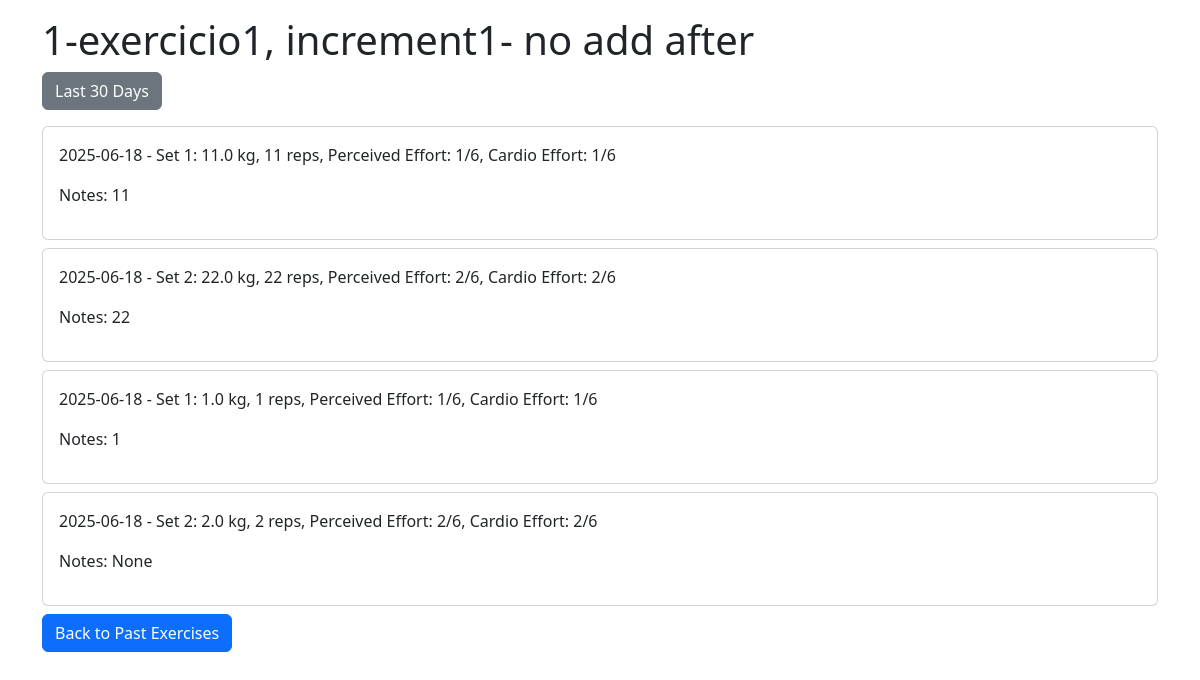
The page /past_exercises/6 on the database as committed earlier.
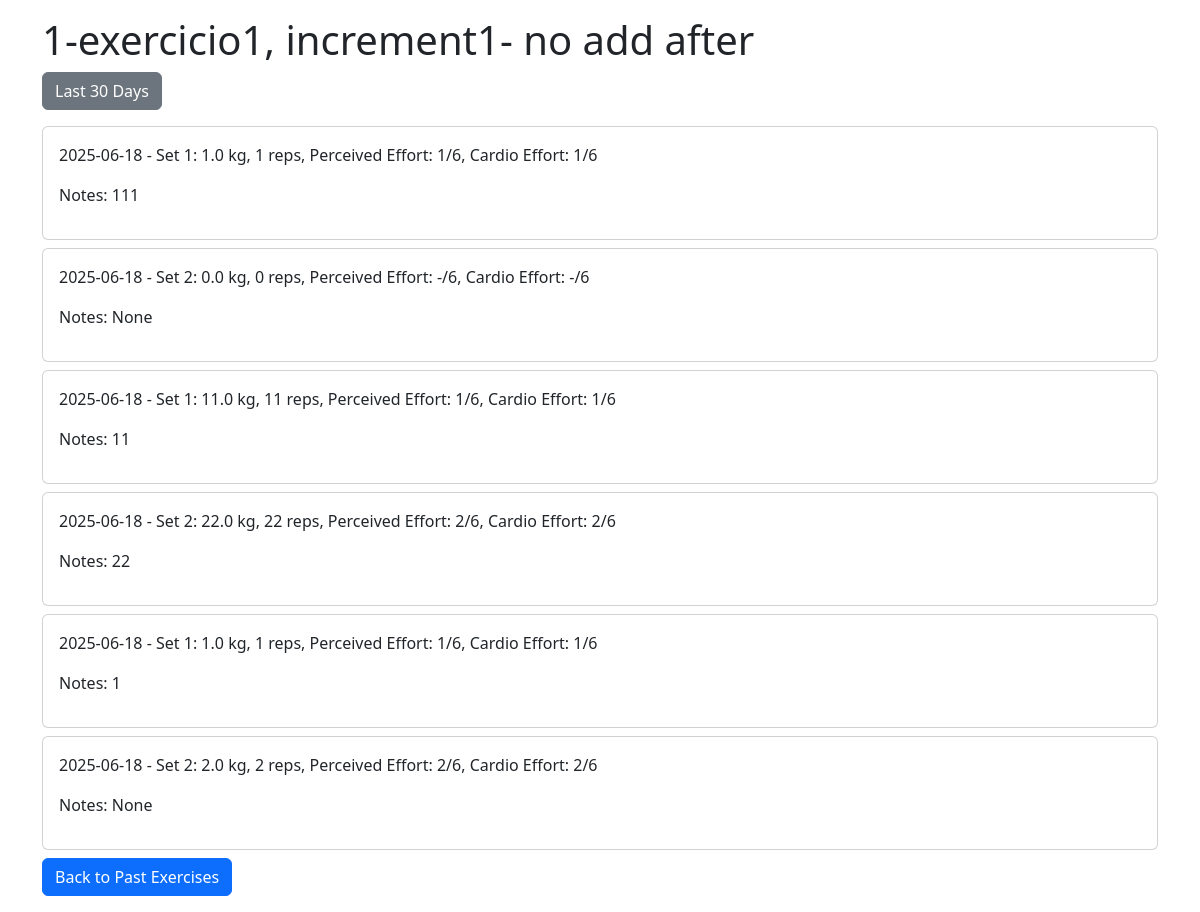
The same page on the database as committed later.
### app.py (models this page shows)
class Exercise(db.Model):
    id = db.Column(db.Integer, primary_key=True)
    name = db.Column(db.String(100), unique=True)

class WorkoutSet(db.Model):
    id = db.Column(db.Integer, primary_key=True)
    workout_id = db.Column(db.Integer, db.ForeignKey('workout.id'))
    exercise_id = db.Column(db.Integer, db.ForeignKey('exercise.id'))
    set_number = db.Column(db.Integer)
    weight = db.Column(db.Float)
    reps = db.Column(db.Integer)
    f = db.Column(db.Integer, nullable=True)  # Perceived effort (1-6, null if "-")
    c = db.Column(db.Integer, nullable=True)  # Cardio effort (1-6, null if "-")
    notes = db.Column(db.Text)
    workout = db.relationship('Workout', backref='sets')

class Workout(db.Model):
    id = db.Column(db.Integer, primary_key=True)
    title = db.Column(db.String(100))
    date = db.Column(db.Date)
    duration = db.Column(db.Integer)  # in seconds
    timestamp = db.Column(db.DateTime, default=datetime.utcnow)

### app.py (the view)
@app.route('/past_exercises/<int:exercise_id>')
def exercise_history(exercise_id):
    exercise = Exercise.query.get_or_404(exercise_id)
    sets = WorkoutSet.query.filter_by(exercise_id=exercise_id).order_by(WorkoutSet.workout_id.desc()).all()
    filter_days = request.args.get('filter', default=None)
    if filter_days == '30days':
        from datetime import timedelta
        cutoff = datetime.now() - timedelta(days=30)
        sets = [s for s in sets if s.workout.date >= cutoff.date()]
    return render_template('exercise_history.html', exercise=exercise, sets=sets)

### templates/exercise_history.html (shortened to what this page needs)
<!DOCTYPE html>
<html>
<head>
    <link href="https://cdn.jsdelivr.net/npm/bootstrap@5.3.0/dist/css/bootstrap.min.css" rel="stylesheet">
    <link href="{{ url_for('static', filename='style.css') }}" rel="stylesheet">
</head>
<body>
    <div class="container py-3">
        <h1>{{ exercise.name }}</h1>
        <a href="{{ url_for('exercise_history', exercise_id=exercise.id, filter='30days') }}" class="btn btn-secondary mb-3">Last 30 Days</a>
        {% for set in sets %}
            <div class="card mb-2">
                <div class="card-body">
                    <p>{{ set.workout.date }} - Set {{ set.set_number }}: {{ set.weight }} kg, {{ set.reps }} reps, Perceived Effort: {{ set.f or '-' }}/6, Cardio Effort: {{ set.c or '-' }}/6</p>
                    <p>Notes: {{ set.notes or 'None' }}</p>
                </div>
            </div>
        {% endfor %}
        <a href="{{ url_for('past_exercises') }}" class="btn btn-primary back-button">Back to Past Exercises</a>
    </div>
</body>
</html>

Rows that differ between the two databases and show on the page:
added WorkoutSet: workout "2025-06-18", set_number "1", weight "1.0", reps "1", f "1", c "1", notes "111"
added WorkoutSet: workout "2025-06-18", set_number "2", weight "0.0", reps "0", f "-", c "-", notes "None"
